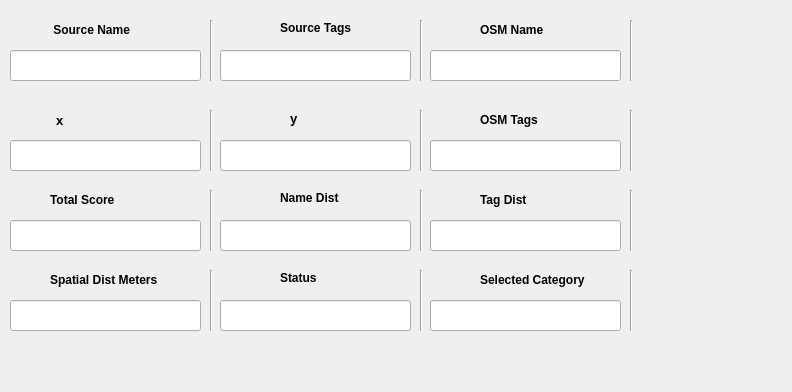
<?xml version="1.0" encoding="UTF-8"?>
<ui version="4.0">
 <class>Dialog</class>
 <widget class="QDialog" name="Dialog">
  <property name="geometry">
   <rect>
    <x>0</x>
    <y>0</y>
    <width>792</width>
    <height>392</height>
   </rect>
  </property>
  <property name="windowTitle">
   <string>Dialog</string>
  </property>
  <widget class="Line" name="line_2">
   <property name="geometry">
    <rect>
     <x>210</x>
     <y>20</y>
     <width>3</width>
     <height>61</height>
    </rect>
   </property>
   <property name="orientation">
    <enum>Qt::Vertical</enum>
   </property>
  </widget>
  <widget class="Line" name="line_3">
   <property name="geometry">
    <rect>
     <x>420</x>
     <y>20</y>
     <width>3</width>
     <height>61</height>
    </rect>
   </property>
   <property name="orientation">
    <enum>Qt::Vertical</enum>
   </property>
  </widget>
  <widget class="Line" name="line_4">
   <property name="geometry">
    <rect>
     <x>630</x>
     <y>20</y>
     <width>3</width>
     <height>61</height>
    </rect>
   </property>
   <property name="orientation">
    <enum>Qt::Vertical</enum>
   </property>
  </widget>
  <widget class="QLineEdit" name="source_name">
   <property name="geometry">
    <rect>
     <x>10</x>
     <y>50</y>
     <width>191</width>
     <height>31</height>
    </rect>
   </property>
  </widget>
  <widget class="QLineEdit" name="source_tags">
   <property name="geometry">
    <rect>
     <x>220</x>
     <y>50</y>
     <width>191</width>
     <height>31</height>
    </rect>
   </property>
  </widget>
  <widget class="QLineEdit" name="osm_name">
   <property name="geometry">
    <rect>
     <x>430</x>
     <y>50</y>
     <width>191</width>
     <height>31</height>
    </rect>
   </property>
  </widget>
  <widget class="QLineEdit" name="x">
   <property name="geometry">
    <rect>
     <x>10</x>
     <y>140</y>
     <width>191</width>
     <height>31</height>
    </rect>
   </property>
  </widget>
  <widget class="QLineEdit" name="y">
   <property name="geometry">
    <rect>
     <x>220</x>
     <y>140</y>
     <width>191</width>
     <height>31</height>
    </rect>
   </property>
  </widget>
  <widget class="QLineEdit" name="osm_tags">
   <property name="geometry">
    <rect>
     <x>430</x>
     <y>140</y>
     <width>191</width>
     <height>31</height>
    </rect>
   </property>
  </widget>
  <widget class="QLineEdit" name="tot_score">
   <property name="geometry">
    <rect>
     <x>10</x>
     <y>220</y>
     <width>191</width>
     <height>31</height>
    </rect>
   </property>
  </widget>
  <widget class="QLineEdit" name="name_dist">
   <property name="geometry">
    <rect>
     <x>220</x>
     <y>220</y>
     <width>191</width>
     <height>31</height>
    </rect>
   </property>
  </widget>
  <widget class="QLineEdit" name="tag_dist">
   <property name="geometry">
    <rect>
     <x>430</x>
     <y>220</y>
     <width>191</width>
     <height>31</height>
    </rect>
   </property>
  </widget>
  <widget class="QLineEdit" name="spatial_dist_meters">
   <property name="geometry">
    <rect>
     <x>10</x>
     <y>300</y>
     <width>191</width>
     <height>31</height>
    </rect>
   </property>
  </widget>
  <widget class="QLineEdit" name="status">
   <property name="geometry">
    <rect>
     <x>220</x>
     <y>300</y>
     <width>191</width>
     <height>31</height>
    </rect>
   </property>
  </widget>
  <widget class="QLineEdit" name="selected_category">
   <property name="geometry">
    <rect>
     <x>430</x>
     <y>300</y>
     <width>191</width>
     <height>31</height>
    </rect>
   </property>
  </widget>
  <widget class="QLabel" name="label">
   <property name="geometry">
    <rect>
     <x>50</x>
     <y>20</y>
     <width>91</width>
     <height>20</height>
    </rect>
   </property>
   <property name="font">
    <font>
     <pointsize>9</pointsize>
     <weight>75</weight>
     <bold>true</bold>
    </font>
   </property>
   <property name="text">
    <string> Source Name</string>
   </property>
  </widget>
  <widget class="QLabel" name="label_2">
   <property name="geometry">
    <rect>
     <x>280</x>
     <y>20</y>
     <width>81</width>
     <height>16</height>
    </rect>
   </property>
   <property name="font">
    <font>
     <pointsize>9</pointsize>
     <weight>75</weight>
     <bold>true</bold>
    </font>
   </property>
   <property name="text">
    <string>Source Tags</string>
   </property>
  </widget>
  <widget class="QLabel" name="label_3">
   <property name="geometry">
    <rect>
     <x>480</x>
     <y>20</y>
     <width>91</width>
     <height>20</height>
    </rect>
   </property>
   <property name="font">
    <font>
     <pointsize>9</pointsize>
     <weight>75</weight>
     <bold>true</bold>
    </font>
   </property>
   <property name="text">
    <string>OSM Name</string>
   </property>
  </widget>
  <widget class="QLabel" name="label_4">
   <property name="geometry">
    <rect>
     <x>56</x>
     <y>110</y>
     <width>51</width>
     <height>20</height>
    </rect>
   </property>
   <property name="font">
    <font>
     <pointsize>10</pointsize>
     <weight>75</weight>
     <bold>true</bold>
    </font>
   </property>
   <property name="text">
    <string>x</string>
   </property>
  </widget>
  <widget class="QLabel" name="label_5">
   <property name="geometry">
    <rect>
     <x>290</x>
     <y>110</y>
     <width>61</width>
     <height>16</height>
    </rect>
   </property>
   <property name="font">
    <font>
     <pointsize>10</pointsize>
     <weight>75</weight>
     <bold>true</bold>
    </font>
   </property>
   <property name="text">
    <string>y</string>
   </property>
  </widget>
  <widget class="QLabel" name="label_6">
   <property name="geometry">
    <rect>
     <x>480</x>
     <y>110</y>
     <width>81</width>
     <height>20</height>
    </rect>
   </property>
   <property name="font">
    <font>
     <pointsize>9</pointsize>
     <weight>75</weight>
     <bold>true</bold>
    </font>
   </property>
   <property name="text">
    <string>OSM Tags</string>
   </property>
  </widget>
  <widget class="QLabel" name="label_7">
   <property name="geometry">
    <rect>
     <x>50</x>
     <y>190</y>
     <width>111</width>
     <height>20</height>
    </rect>
   </property>
   <property name="font">
    <font>
     <pointsize>9</pointsize>
     <weight>75</weight>
     <bold>true</bold>
    </font>
   </property>
   <property name="text">
    <string>Total Score</string>
   </property>
  </widget>
  <widget class="QLabel" name="label_8">
   <property name="geometry">
    <rect>
     <x>280</x>
     <y>190</y>
     <width>81</width>
     <height>16</height>
    </rect>
   </property>
   <property name="font">
    <font>
     <pointsize>9</pointsize>
     <weight>75</weight>
     <bold>true</bold>
    </font>
   </property>
   <property name="text">
    <string>Name Dist</string>
   </property>
  </widget>
  <widget class="QLabel" name="label_9">
   <property name="geometry">
    <rect>
     <x>480</x>
     <y>190</y>
     <width>71</width>
     <height>20</height>
    </rect>
   </property>
   <property name="font">
    <font>
     <pointsize>9</pointsize>
     <weight>75</weight>
     <bold>true</bold>
    </font>
   </property>
   <property name="text">
    <string>Tag Dist</string>
   </property>
  </widget>
  <widget class="QLabel" name="label_10">
   <property name="geometry">
    <rect>
     <x>50</x>
     <y>270</y>
     <width>131</width>
     <height>20</height>
    </rect>
   </property>
   <property name="font">
    <font>
     <pointsize>9</pointsize>
     <weight>75</weight>
     <bold>true</bold>
    </font>
   </property>
   <property name="text">
    <string>Spatial Dist Meters</string>
   </property>
  </widget>
  <widget class="QLabel" name="label_11">
   <property name="geometry">
    <rect>
     <x>280</x>
     <y>270</y>
     <width>71</width>
     <height>16</height>
    </rect>
   </property>
   <property name="font">
    <font>
     <pointsize>9</pointsize>
     <weight>75</weight>
     <bold>true</bold>
    </font>
   </property>
   <property name="text">
    <string>Status</string>
   </property>
  </widget>
  <widget class="QLabel" name="label_12">
   <property name="geometry">
    <rect>
     <x>480</x>
     <y>270</y>
     <width>131</width>
     <height>20</height>
    </rect>
   </property>
   <property name="font">
    <font>
     <pointsize>9</pointsize>
     <weight>75</weight>
     <bold>true</bold>
    </font>
   </property>
   <property name="text">
    <string>Selected Category</string>
   </property>
  </widget>
  <widget class="Line" name="line_5">
   <property name="geometry">
    <rect>
     <x>210</x>
     <y>110</y>
     <width>3</width>
     <height>61</height>
    </rect>
   </property>
   <property name="orientation">
    <enum>Qt::Vertical</enum>
   </property>
  </widget>
  <widget class="Line" name="line_6">
   <property name="geometry">
    <rect>
     <x>420</x>
     <y>110</y>
     <width>3</width>
     <height>61</height>
    </rect>
   </property>
   <property name="orientation">
    <enum>Qt::Vertical</enum>
   </property>
  </widget>
  <widget class="Line" name="line_7">
   <property name="geometry">
    <rect>
     <x>630</x>
     <y>110</y>
     <width>3</width>
     <height>61</height>
    </rect>
   </property>
   <property name="orientation">
    <enum>Qt::Vertical</enum>
   </property>
  </widget>
  <widget class="Line" name="line_8">
   <property name="geometry">
    <rect>
     <x>210</x>
     <y>190</y>
     <width>3</width>
     <height>61</height>
    </rect>
   </property>
   <property name="orientation">
    <enum>Qt::Vertical</enum>
   </property>
  </widget>
  <widget class="Line" name="line_9">
   <property name="geometry">
    <rect>
     <x>420</x>
     <y>190</y>
     <width>3</width>
     <height>61</height>
    </rect>
   </property>
   <property name="orientation">
    <enum>Qt::Vertical</enum>
   </property>
  </widget>
  <widget class="Line" name="line_10">
   <property name="geometry">
    <rect>
     <x>630</x>
     <y>190</y>
     <width>3</width>
     <height>61</height>
    </rect>
   </property>
   <property name="orientation">
    <enum>Qt::Vertical</enum>
   </property>
  </widget>
  <widget class="Line" name="line_11">
   <property name="geometry">
    <rect>
     <x>210</x>
     <y>270</y>
     <width>3</width>
     <height>61</height>
    </rect>
   </property>
   <property name="orientation">
    <enum>Qt::Vertical</enum>
   </property>
  </widget>
  <widget class="Line" name="line_12">
   <property name="geometry">
    <rect>
     <x>420</x>
     <y>270</y>
     <width>3</width>
     <height>61</height>
    </rect>
   </property>
   <property name="orientation">
    <enum>Qt::Vertical</enum>
   </property>
  </widget>
  <widget class="Line" name="line_13">
   <property name="geometry">
    <rect>
     <x>630</x>
     <y>270</y>
     <width>3</width>
     <height>61</height>
    </rect>
   </property>
   <property name="orientation">
    <enum>Qt::Vertical</enum>
   </property>
  </widget>
 </widget>
 <resources/>
 <connections/>
</ui>
